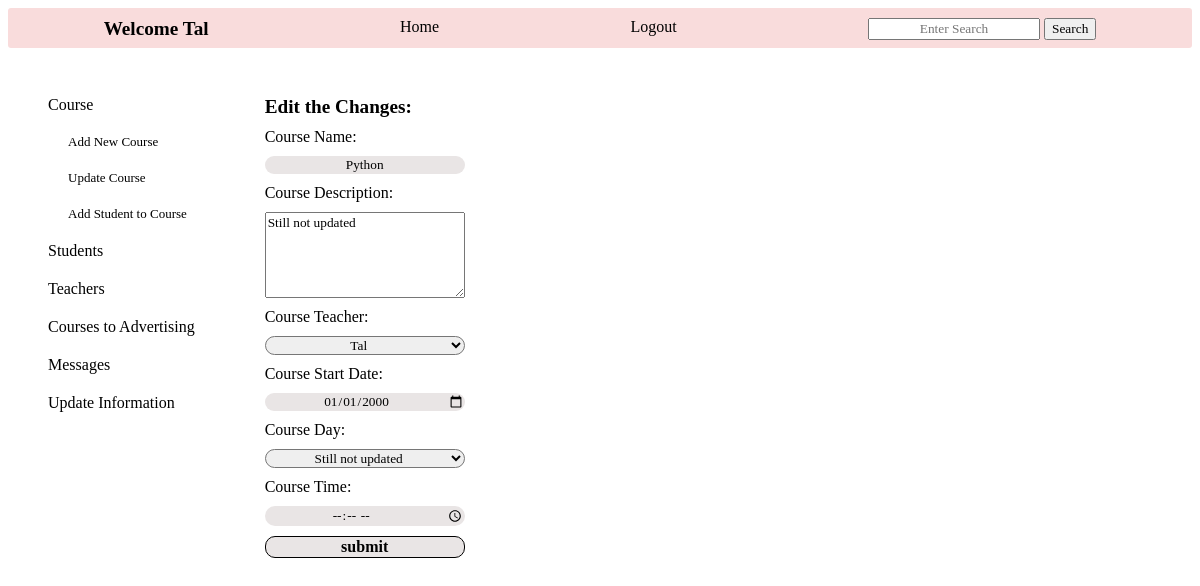
Before: /chosen_course/1 (signed in) with the older database file.
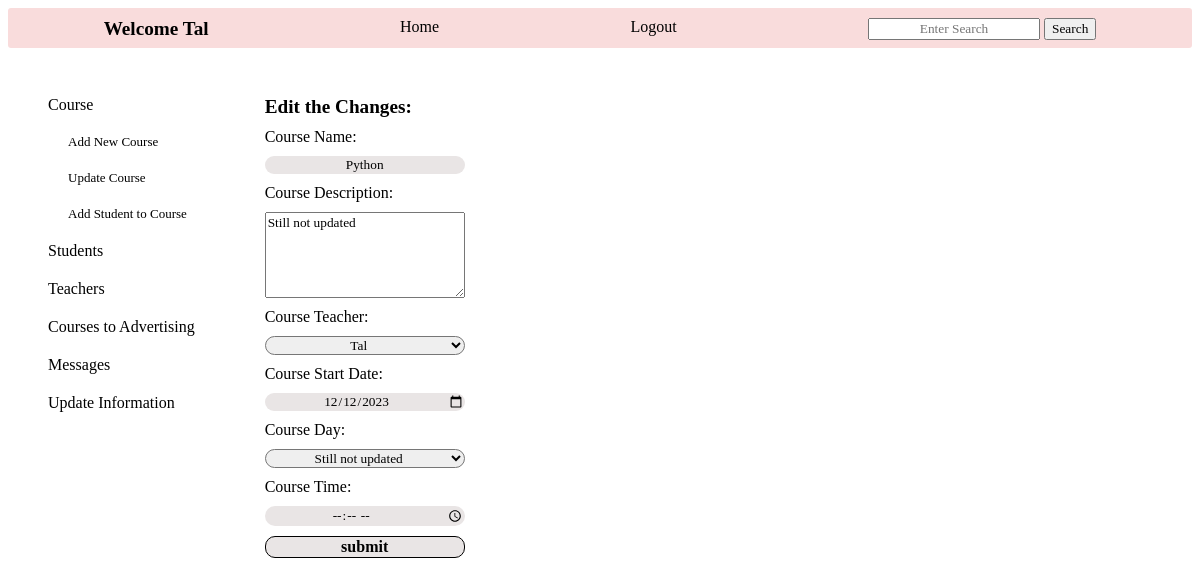
After: the same page with the newer database file.
### tables this page shows
CREATE TABLE courses (
        id INTEGER PRIMARY KEY,
        name TEXT NOT NULL,
        description TEXT DEFAULT "Still not updated",
        teacher_id TEXT NOT NULL DEFAULT "Still not updated",
        start TEXT DEFAULT "Still not updated",
        day TEXT DEFAULT "Still not updated",
        time TEXT DEFAULT "Still not updated", 
        FOREIGN KEY (teacher_id) REFERENCES teachers (id)
        );

### app.py (the view)
@app.route('/chosen_course/<course_id>', methods=['GET', 'POST'])
def chosen_course_update(course_id):
    log=check_log()
    info=info_user()
    form2=['create']
    chosen_course={}
    chosen_course['title_chosen']='Edit the Changes:'
    course=crud.read_if('*',"courses","id", course_id)
    course_info=create_courses_objects(course)
    for c in course_info:
        c.start=crud.read_if('start',"courses","id", course_id)[0]
    chosen_course['course_info']=course_info
    chosen_course['teachers']=create_teachers_objects(crud.read_all('teachers'))
    teacher_info=[]
    if request.method=='POST':
        name=request.form['name'].title()
        description=request.form['description']
        teacher_id=request.form['teacher_id']
        start=request.form['start']
        day=request.form['day']
        time=request.form['time']
        if name=='':
            return render_template('update_courses.html', log=log, info=info, admin_id=session['id'], form='', form2=form2 ,chosen_course=chosen_course, teacher_info=teacher_info, course_dict='', note="Course Name is required fields")
        else:
            crud.update_if('courses', 'name, description, teacher_id, start, day, time', f"'{name}', '{description}', '{teacher_id}', '{start}', '{day}', '{time}'",'id', course_id)
            return redirect(url_for('course_info', course_id=course_id))
    else:
        return render_template('update_courses.html', log=log, info=info, admin_id=session['id'], form='', form2=form2 ,chosen_course=chosen_course, teacher_info=teacher_info, course_dict='')

### app.py (called while the page is built)
def check_log(): #check if user is loged in or not
    log_result={}
    if "name" in session:
        link='/logout'
        log='Logout'
        log_result['link']=link
        log_result['log']=log
        return log_result
    else:
        link='/login'
        log='Login'
        log_result['link']=link
        log_result['log']=log
        return log_result

### crud.py (called while the page is built)
def read_all(table):
    return query(f"SELECT * FROM {table}")

def read_if(column, table, value, condition):
    return query(f"SELECT {column} FROM {table} WHERE {value}='{condition}'")

def teacher_name(teacher_id):
    name=read_if('name', 'teachers', 'id', teacher_id)
    name=name[0][0]
    return name

### functions.py (called while the page is built)
def create_teachers_objects(teachers: list):
    teachers_objects=[classes.Teacher(teacher[0], teacher[1], teacher[2], teacher[3], teacher[4]) for teacher in teachers]
    return teachers_objects

### setup_db.py (called while the page is built)
def query(sql):
    with sqlite3.connect('students.db') as conn:
        cur=conn.cursor()
        cur.execute(sql)
        return cur.fetchall()

### templates/update_courses.html (shortened to what this page needs)
{% include "admin_nav_courses.html" %}
    <div class="courses_update">
        <div class="main_chosen_course">
            <div class="title_chosen_course">{{chosen_course.title_chosen}}</div>
            <form class="info_chosen_course" action="" method="POST">
                {% for course in chosen_course.course_info %}
                Course Name: <input type="text" name="name" value="{{course.name}}" required autofocus>
                Course Description: <textarea type="text" name="description" placeholder="Write description" cols="30" rows="5">{{course.description}}</textarea>
                Course Teacher:
                {% endfor %}
                {% for f in form2 %}
                    <select name="teacher_id" id="">
                    {% for course in chosen_course.course_info %}
                        <option value="{{course.teacher_id[0]}}">{{course.teacher_id[1]}}</option>
                    {% endfor %}
                    </select>
                {% endfor %}
                    {% for course in chosen_course.course_info %}
                    Course Start Date: <input type="date" name="start" value="{{course.start[0]}}" >
                    Course Day: <select name="day" id="">
                    <option value="{{course.day}}">{{course.day}}</option>
                    </select>
                    Course Time: <input type="time" name="time" value="{{course.time}}">
                <input id="submit" type="submit" value="submit">
                {% endfor %}
            </form>
        </div>
    </div>
        <div>
        </div>
    </div>

Changed rows visible on the page:
changed courses "Python": start "01/01/2000" → "12/12/2023"
